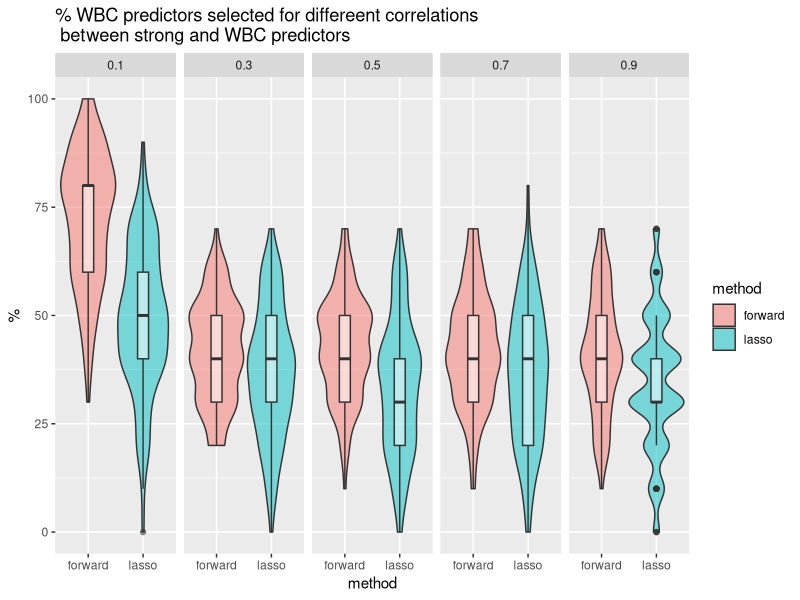
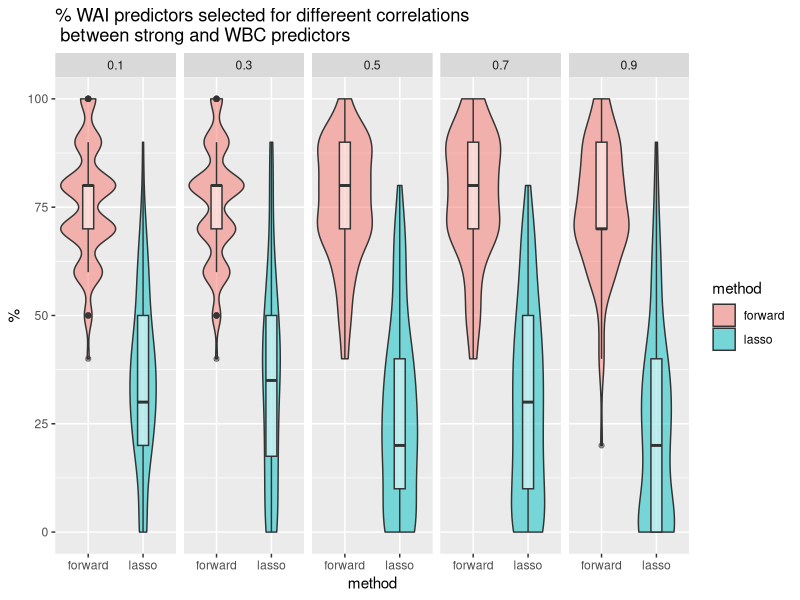
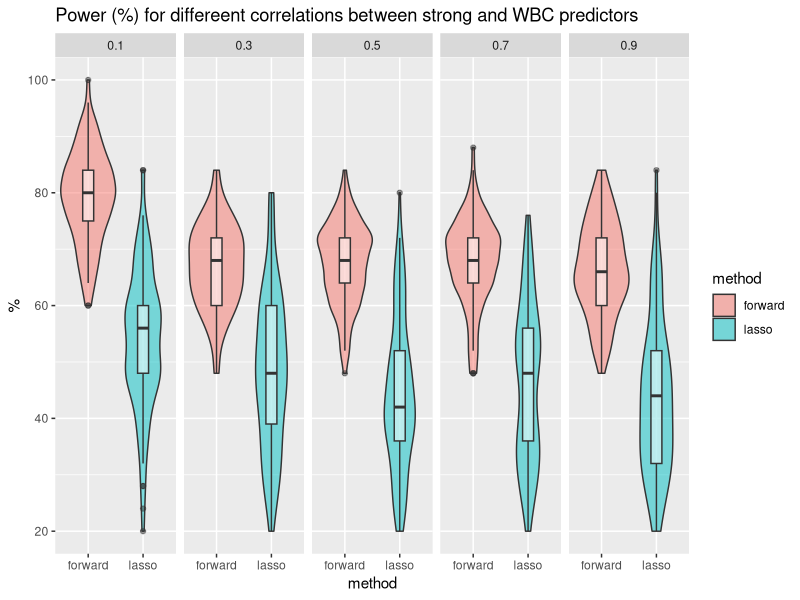
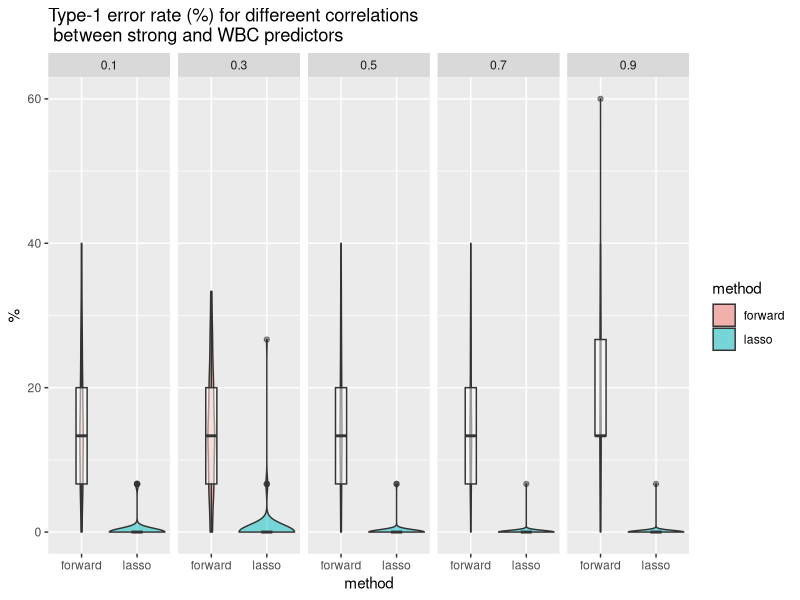

Here is the R script that generated these plots, in order:
## ---- chunk 1
knitr::opts_chunk$set(echo = TRUE)
library(tidyverse)
library(ggplot2)
library(readr)
## ---- chunk 2
forward_cor_simdata <- read_csv("./simulation_outputs/varying_corr_out_forward.csv")
lasso_cor_simdata <- read_csv("./simulation_outputs/varying_corr_out_lasso.csv")
## ---- chunk 3
forward_cor_simdata_cleaned <- forward_cor_simdata %>% 
  select(-1) %>% 
  mutate(cor_val = factor(cor_val)) %>% 
  pivot_longer(cols = c(pct_strong_vec, pct_wai_vec, pct_wbc_vec, type1_error_vec, power_vec),
                           names_to = "metric") %>% 
  mutate(method = "forward")

forward_cor_simdata_cleaned

lasso_cor_simdata_cleaned <- lasso_cor_simdata %>% 
  select(-1) %>% 
  mutate(cor_val = factor(cor_val)) %>% 
  pivot_longer(cols = c(pct_strong_vec, pct_wai_vec, pct_wbc_vec, type1_error_vec, power_vec),
                           names_to = "metric") %>% 
  #group_by(cor_val, metric) %>% 
  #summarize(mean_pct = mean(value))
  mutate(method = "lasso")

combined_cor_simdata <- rbind(forward_cor_simdata_cleaned, lasso_cor_simdata_cleaned)
combined_cor_simdata
## ---- chunk 4
# WBC
combined_cor_simdata %>% 
  filter(metric == "pct_wbc_vec") %>% 
  ggplot(aes(x = method, y = value)) +
  geom_violin(alpha = 0.5, width = 1, aes(fill = method)) + 
  geom_boxplot(alpha = 0.5, width = 0.2) +
  #geom_jitter(alpha = 0.8, width = 0.2, aes(color = method)) +
  facet_wrap(~cor_val, nrow = 1) +
  labs(title = "% WBC predictors selected for differeent correlations \n between strong and WBC predictors",
       y = "%")

# WAI
combined_cor_simdata %>% 
  filter(metric == "pct_wai_vec") %>% 
  ggplot(aes(x = method, y = value)) +
  geom_violin(alpha = 0.5, width = 1, aes(fill = method)) + 
  geom_boxplot(alpha = 0.5, width = 0.2) +
  #geom_jitter(alpha = 0.8, width = 0.2, aes(color = method)) +
  facet_wrap(~cor_val, nrow = 1) +
  labs(title = "% WAI predictors selected for differeent correlations \n between strong and WBC predictors",
       y = "%")

## ---- chunk 5
# power
combined_cor_simdata %>% 
  filter(metric == "power_vec") %>% 
  ggplot(aes(x = method, y = value)) +
  geom_violin(alpha = 0.5, width = 1, aes(fill = method)) + 
  geom_boxplot(alpha = 0.5, width = 0.2) +
  #geom_jitter(alpha = 0.8, width = 0.2, aes(color = method)) +
  facet_wrap(~cor_val, nrow = 1) +
  labs(title = "Power (%) for differeent correlations between strong and WBC predictors",
       y = "%")

# Type-1 error
combined_cor_simdata %>% 
  filter(metric == "type1_error_vec") %>% 
  ggplot(aes(x = method, y = value)) +
  geom_violin(alpha = 0.5, width = 1, aes(fill = method)) + 
  geom_boxplot(alpha = 0.5, width = 0.2) +
  #geom_jitter(alpha = 0.8, width = 0.2, aes(color = method)) +
  facet_wrap(~cor_val, nrow = 1) +
  labs(title = "Type-1 error rate (%) for differeent correlations \n between strong and WBC predictors",
       y = "%")
